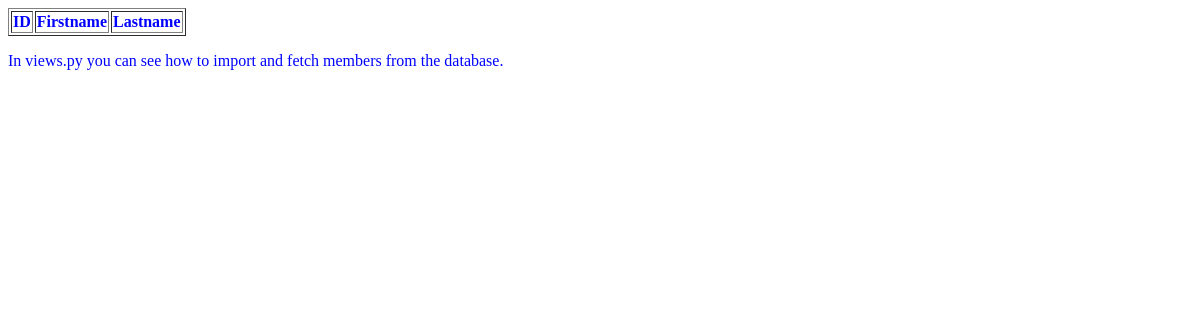
Page /testing/ on the earlier database version.
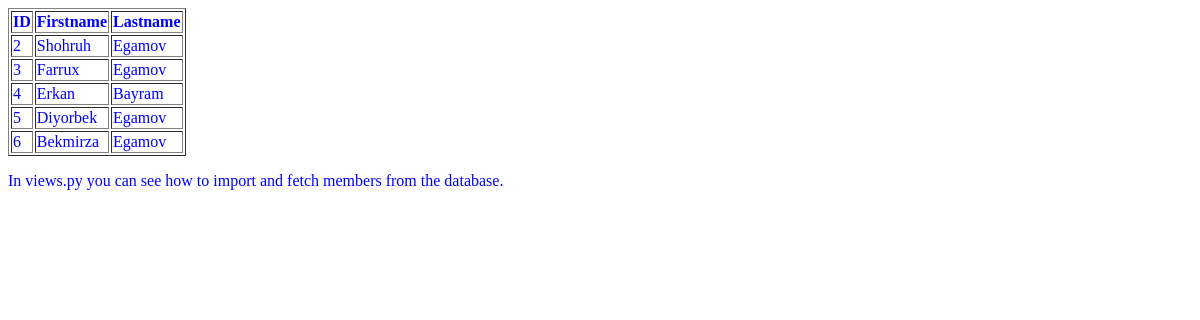
Same page on the later database version.
### members/models.py (models this page shows, shortened)
class Member(models.Model):
    firstname = models.CharField(max_length=255)
    lastname = models.CharField(max_length=255)
    phone = models.IntegerField(null=True)
    joined_date = models.DateField(null=True)

### members/views.py (the view)
# urls.py: path('testing/', views.testing, name='testing'),
def testing(request):
  mydata = Member.objects.all()
  template = loader.get_template('template.html')
  context = {
    'mymembers': mydata,
  }
  return HttpResponse(template.render(context, request))

### members/templates/template.html
{% load static %}
<!DOCTYPE html>
<html>
<link rel="stylesheet" href="{% static 'myglobal.css' %}">
<body>
<table border='1'>
  <tr>
    <th class="jadval">ID</th>
    <th class="jadval">Firstname</th>
    <th class="jadval">Lastname</th>
  </tr>
  {% for x in mymembers %}
    <tr>
      <td class="jadval">{{ x.id }}</td>
        <td class="jadval">{{ x.firstname }}</td>
      <td class="jadval">{{ x.lastname }}</td>
    </tr>
  {% endfor %}
</table>
<p>In views.py you can see how to import and fetch members from the database.</p>
</body>
</html>

### mystaticfiles/myglobal.css (style rules this page uses)
body { color: blue; }

Differences in the rows shown:
added Member: id "2", firstname "Shohruh", lastname "Egamov"
added Member: id "3", firstname "Farrux", lastname "Egamov"
added Member: id "4", firstname "Erkan", lastname "Bayram"
added Member: id "5", firstname "Diyorbek", lastname "Egamov"
added Member: id "6", firstname "Bekmirza", lastname "Egamov"
